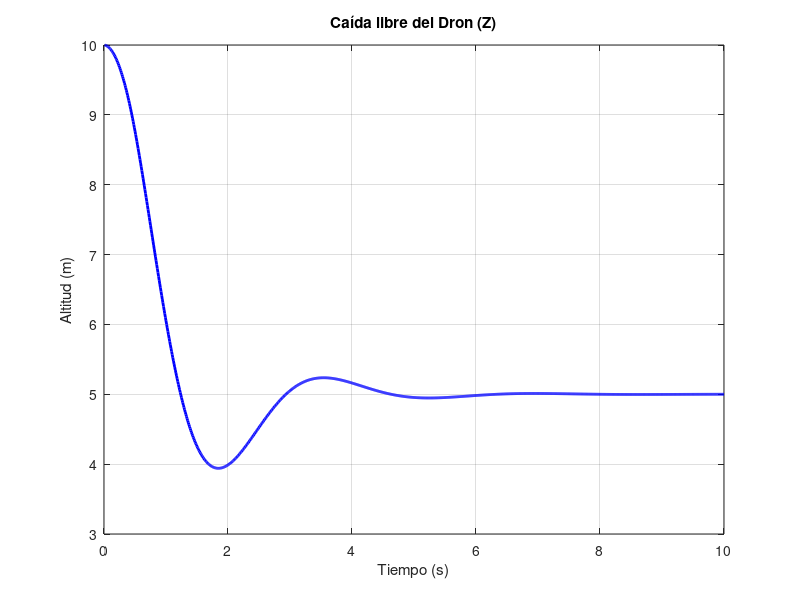

The MATLAB script that drew this image:
% ==========================================
% SIMULADOR FÍSICO DE DRON 6-DoF
% ==========================================
clear all; clc; close all;

% Parámetros físicos del Dron
masa_dron  = 1.2;   % Masa del dron en Kg
a_gravedad = 9.81;  % Aceleración de la Gravedad en m / s^2
inercia_xx = 0.01;  % Inercia en X, Roll
inercia_yy = 0.01;  % Inercia en Y, Pitch
inercia_zz = 0.01;  % Inercia en Z, Yaw
f_aero_lin = 0.1;   % Fricción aerodinámica lineal

% Variables de estado
x = 0; y = 0; z = 10;         % Variables de posición
vx = 0; vy = 0; vz = 0;       % Variables de velocidad lineal
phi = 0; theta = 0; psi = 0;  % Variables de ángulos de Euler
p = 0; q = 0; r = 0;          % Variables de velocidad angular

% Configuración de la Simulación
dt = 0.01;        % Paso de tiempo entre iteraciones
t_final = 10;      % Segundos totales a simular
N = t_final / dt; % Número total de iteraciones

% Vectores para guardar la telemetría y graficar después
hist_t  = zeros(1, N);
hist_z  = zeros(1, N);
hist_vz = zeros(1, N);

% Constantes del Controlador PID
z_ref  = 5;
err_acumulado = 0;
err_previo = 0;
kp = 5;
ki = 0;
kd = 2;

% Bucle principal para simular el Dron
for i = 1 : N

  % Controlador PID
  err_actual= z_ref - z;
  err_acumulado = err_acumulado + err_actual * dt;
  vel_err = (err_actual - err_previo) / dt;
  fuerza_pid = kp * err_actual + err_acumulado * ki + vel_err * kd;
  err_previo = err_actual;

  % Cáculo de los Empujes del Dron
  U1 = (masa_dron * a_gravedad) + fuerza_pid;
  U2 = 0; U3 = 0; U4 = 0;

  if U1 <= 0
    U1 = 0;
  elseif U1 > 2 * masa_dron * a_gravedad
    U1 = 2 * masa_dron;
  endif

  % Cálculo de las aceleraciones
  ax = (U1 / masa_dron) * (cos(phi) * sin(theta) * cos(psi) + sin(phi) * sin(psi)) - (f_aero_lin / masa_dron) * vx;
  ay = (U1 / masa_dron) * (cos(phi) * sin(theta) * sin(psi) - sin(phi) * cos(psi)) - (f_aero_lin / masa_dron) * vy;
  az = (U1 / masa_dron) * (cos(phi) * cos(theta)) - a_gravedad - (f_aero_lin / masa_dron) * vz;

  % Actualizar velocidades lineales
  vx = vx + ax * dt;
  vy = vy + ay * dt;
  vz = vz + az * dt;

  % Actualizar posiciones espaciales
  x = x + vx * dt;
  y = y + vy * dt;
  z = z + vz * dt;

  % Detectamos colisión contra el suelo
  if z <= 0
    z = 0;
    vz = 0;
  endif

  % Guardamos la telemetría
  tiempo_actual = i * dt;
  hist_t(i)  = tiempo_actual;
  hist_z(i)  = z;
  hist_vz(i) = vz;

end

% Graficamos la altitud
figure(1);
plot(hist_t, hist_z, 'b', 'LineWidth', 2);
title('Caída libre del Dron (Z)');
xlabel('Tiempo (s)');
ylabel('Altitud (m)');
grid on;
